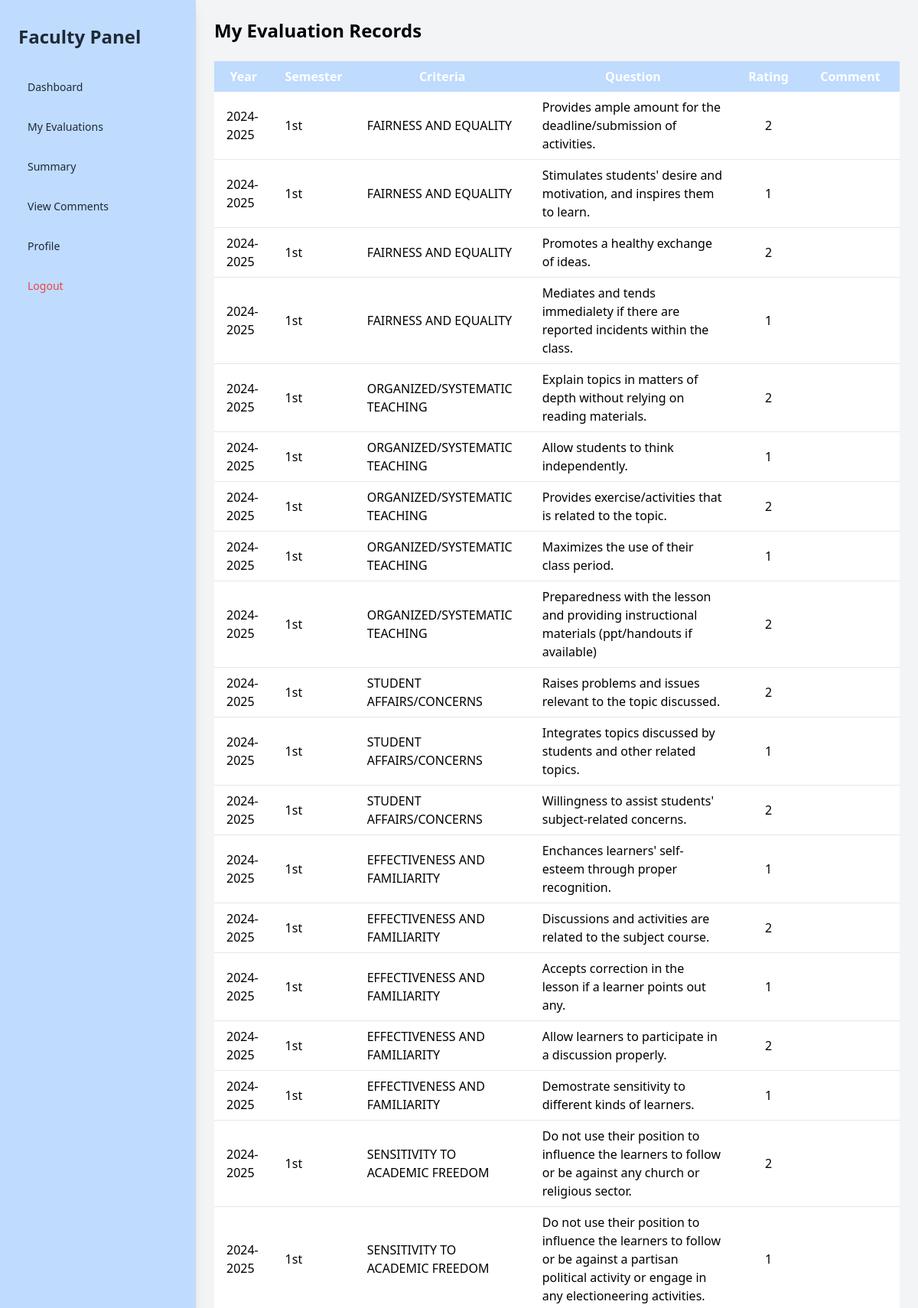
Page /faculty/faculty_evaluations.php (signed in, upper part) on the committed database.
### tables this page shows
CREATE TABLE `evaluation_report` (
  `id` int(11) NOT NULL,
  `student_id` int(11) NOT NULL,
  `faculty_id` int(11) NOT NULL,
  `academic_year_id` int(11) DEFAULT NULL,
  `criteria_id` int(11) NOT NULL,
  `question_id` int(11) NOT NULL,
  `rating` int(11) NOT NULL CHECK (`rating` between 1 and 5),
  `created_at` timestamp NOT NULL DEFAULT current_timestamp(),
  `comment` text DEFAULT NULL
);

CREATE TABLE `academic_years` (
  `id` int(11) NOT NULL,
  `year` varchar(9) NOT NULL,
  `semester` enum('1st','2nd','Summer') NOT NULL,
  `is_active` tinyint(1) DEFAULT 0,
  `created_at` timestamp NOT NULL DEFAULT current_timestamp()
);

CREATE TABLE `evaluation_criteria` (
  `id` int(11) NOT NULL,
  `name` varchar(255) NOT NULL
);

CREATE TABLE `questions` (
  `id` int(11) NOT NULL,
  `criteria_id` int(11) NOT NULL,
  `text` text NOT NULL
);

### faculty/faculty_evaluations.php (the view, shortened to what this page needs)
<?php
require_once '../php/db.php';
$faculty_id   = $_SESSION['faculty_id'];
$stmt = $pdo->prepare("
    SELECT ay.year, ay.semester, ec.name AS criteria, q.text AS question, er.rating, er.comment
    FROM evaluation_report er
    JOIN questions q ON er.question_id = q.id
    JOIN evaluation_criteria ec ON q.criteria_id = ec.id
    JOIN academic_years ay ON er.academic_year_id = ay.id
    WHERE er.faculty_id = ?
    ORDER BY ay.year DESC, ay.semester, er.id DESC
");
$stmt->execute([$faculty_id]);
$evaluations = $stmt->fetchAll(PDO::FETCH_ASSOC);
?>
<!DOCTYPE html>
<html>
<head>
    <link href="https://cdn.jsdelivr.net/npm/tailwindcss@2.2.19/dist/tailwind.min.css" rel="stylesheet">
</head>
<body class="bg-gray-100">
<div class="flex">
    <?php include 'faculty_sidebar.php'; ?>
    <div class="flex-1 p-6">
        <h1 class="text-2xl font-bold mb-6">My Evaluation Records</h1>
        <?php if (empty($evaluations)): ?>
            <p class="text-gray-500">No evaluations found.</p>
        <?php else: ?>
            <div class="overflow-auto">
                <table class="min-w-full table-auto bg-white shadow rounded">
                    <thead class="bg-blue-200 text-white">
                        <tr>
                            <th class="px-4 py-2">Year</th>
                            <th class="px-4 py-2">Semester</th>
                            <th class="px-4 py-2">Criteria</th>
                            <th class="px-4 py-2">Question</th>
                            <th class="px-4 py-2">Rating</th>
                            <th class="px-4 py-2">Comment</th>
                        </tr>
                    </thead>
                    <tbody>
                    <?php foreach ($evaluations as $e): ?>
                        <tr class="border-b hover:bg-gray-100">
                            <td class="px-4 py-2"><?= htmlspecialchars($e['year']) ?></td>
                            <td class="px-4 py-2"><?= htmlspecialchars($e['semester']) ?></td>
                            <td class="px-4 py-2"><?= htmlspecialchars($e['criteria']) ?></td>
                            <td class="px-4 py-2"><?= htmlspecialchars($e['question']) ?></td>
                            <td class="px-4 py-2 text-center"><?= $e['rating'] ?></td>
                            <td class="px-4 py-2"><?= htmlspecialchars($e['comment']) ?></td>
                        </tr>
                    <?php endforeach; ?>
                    </tbody>
                </table>
            </div>
        <?php endif; ?>
    </div>
</div>
</body>
</html>

### faculty/faculty_evaluations.php (style rules this page uses)
body { position: relative; background-color: #f3f4f6; }
body::before { content: ""; position: fixed; top: 0; left: 0; width: 100%; height: 100%; background: url('../php/logo.png') no-repeat center center; background-size: 900px 900px; opacity: 0.09; pointer-events: none; z-index: 0; }

### rows in the picture
evaluation_report: academic_year.year "2024-2025", academic_year.semester "1st", criteria.name "FAIRNESS AND EQUALITY", question.text "Provides ample amount for the deadline/submission of activities.", rating "2"
evaluation_report: academic_year.year "2024-2025", academic_year.semester "1st", criteria.name "FAIRNESS AND EQUALITY", question.text "Stimulates students' desire and motivation, and inspires them to learn.", rating "1"
evaluation_report: academic_year.year "2024-2025", academic_year.semester "1st", criteria.name "FAIRNESS AND EQUALITY", question.text "Promotes a healthy exchange of ideas.", rating "2"
evaluation_report: academic_year.year "2024-2025", academic_year.semester "1st", criteria.name "FAIRNESS AND EQUALITY", question.text "Mediates and tends immedialety if there are reported incidents within the class.", rating "1"
evaluation_report: academic_year.year "2024-2025", academic_year.semester "1st", criteria.name "ORGANIZED/SYSTEMATIC TEACHING", question.text "Explain topics in matters of depth without relying on reading materials.", rating "2"
evaluation_report: academic_year.year "2024-2025", academic_year.semester "1st", criteria.name "ORGANIZED/SYSTEMATIC TEACHING", question.text "Allow students to think independently.", rating "1"
evaluation_report: academic_year.year "2024-2025", academic_year.semester "1st", criteria.name "ORGANIZED/SYSTEMATIC TEACHING", question.text "Provides exercise/activities that is related to the topic.", rating "2"
evaluation_report: academic_year.year "2024-2025", academic_year.semester "1st", criteria.name "ORGANIZED/SYSTEMATIC TEACHING", question.text "Maximizes the use of their class period.", rating "1"
evaluation_report: academic_year.year "2024-2025", academic_year.semester "1st", criteria.name "ORGANIZED/SYSTEMATIC TEACHING", question.text "Preparedness with the lesson and providing instructional materials (ppt/handouts if available)", rating "2"
evaluation_report: academic_year.year "2024-2025", academic_year.semester "1st", criteria.name "STUDENT AFFAIRS/CONCERNS", question.text "Raises problems and issues relevant to the topic discussed.", rating "2"
evaluation_report: academic_year.year "2024-2025", academic_year.semester "1st", criteria.name "STUDENT AFFAIRS/CONCERNS", question.text "Integrates topics discussed by students and other related topics.", rating "1"
evaluation_report: academic_year.year "2024-2025", academic_year.semester "1st", criteria.name "STUDENT AFFAIRS/CONCERNS", question.text "Willingness to assist students' subject-related concerns.", rating "2"
evaluation_report: academic_year.year "2024-2025", academic_year.semester "1st", criteria.name "EFFECTIVENESS AND FAMILIARITY", question.text "Enchances learners' self-esteem through proper recognition.", rating "1"
evaluation_report: academic_year.year "2024-2025", academic_year.semester "1st", criteria.name "EFFECTIVENESS AND FAMILIARITY", question.text "Discussions and activities are related to the subject course.", rating "2"
evaluation_report: academic_year.year "2024-2025", academic_year.semester "1st", criteria.name "EFFECTIVENESS AND FAMILIARITY", question.text "Accepts correction in the lesson if a learner points out any.", rating "1"
evaluation_report: academic_year.year "2024-2025", academic_year.semester "1st", criteria.name "EFFECTIVENESS AND FAMILIARITY", question.text "Allow learners to participate in a discussion properly.", rating "2"
evaluation_report: academic_year.year "2024-2025", academic_year.semester "1st", criteria.name "EFFECTIVENESS AND FAMILIARITY", question.text "Demostrate sensitivity to different kinds of learners.", rating "1"
evaluation_report: academic_year.year "2024-2025", academic_year.semester "1st", criteria.name "SENSITIVITY TO ACADEMIC FREEDOM", question.text "Do not use their position to influence the learners to follow or be against any church or religious sector.", rating "2"
evaluation_report: academic_year.year "2024-2025", academic_year.semester "1st", criteria.name "SENSITIVITY TO ACADEMIC FREEDOM", question.text "Do not use their position to influence the learners to follow or be against a partisan political activity or engage in any electioneering activities.", rating "1"
